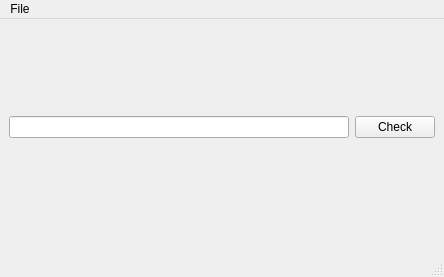
<?xml version="1.0" encoding="UTF-8"?>
<ui version="4.0">
 <class>MainWindow</class>
 <widget class="QMainWindow" name="MainWindow">
  <property name="geometry">
   <rect>
    <x>0</x>
    <y>0</y>
    <width>444</width>
    <height>277</height>
   </rect>
  </property>
  <property name="windowTitle">
   <string>MainWindow</string>
  </property>
  <widget class="QWidget" name="centralwidget">
   <layout class="QGridLayout" name="gridLayout">
    <item row="2" column="0">
     <layout class="QVBoxLayout" name="verticalLayout">
      <item>
       <layout class="QHBoxLayout" name="horizontalLayout">
        <item>
         <widget class="QLineEdit" name="passworEdit"/>
        </item>
        <item>
         <widget class="QPushButton" name="checkButton">
          <property name="text">
           <string>Check</string>
          </property>
         </widget>
        </item>
       </layout>
      </item>
      <item>
       <widget class="QLabel" name="resLabel">
        <property name="text">
         <string/>
        </property>
       </widget>
      </item>
     </layout>
    </item>
    <item row="3" column="0">
     <spacer name="verticalSpacer">
      <property name="orientation">
       <enum>Qt::Vertical</enum>
      </property>
      <property name="sizeHint" stdset="0">
       <size>
        <width>20</width>
        <height>40</height>
       </size>
      </property>
     </spacer>
    </item>
    <item row="1" column="0">
     <spacer name="verticalSpacer_2">
      <property name="orientation">
       <enum>Qt::Vertical</enum>
      </property>
      <property name="sizeHint" stdset="0">
       <size>
        <width>20</width>
        <height>40</height>
       </size>
      </property>
     </spacer>
    </item>
   </layout>
  </widget>
  <widget class="QMenuBar" name="menubar">
   <property name="geometry">
    <rect>
     <x>0</x>
     <y>0</y>
     <width>444</width>
     <height>29</height>
    </rect>
   </property>
   <widget class="QMenu" name="menuFile">
    <property name="title">
     <string>File</string>
    </property>
    <addaction name="separator"/>
    <addaction name="actionClose_2"/>
   </widget>
   <addaction name="menuFile"/>
  </widget>
  <widget class="QStatusBar" name="statusbar"/>
  <action name="actionClose">
   <property name="text">
    <string>Close</string>
   </property>
  </action>
  <action name="actionClose_2">
   <property name="text">
    <string>Close</string>
   </property>
   <property name="shortcut">
    <string>Ctrl+P</string>
   </property>
  </action>
 </widget>
 <resources/>
 <connections/>
</ui>
